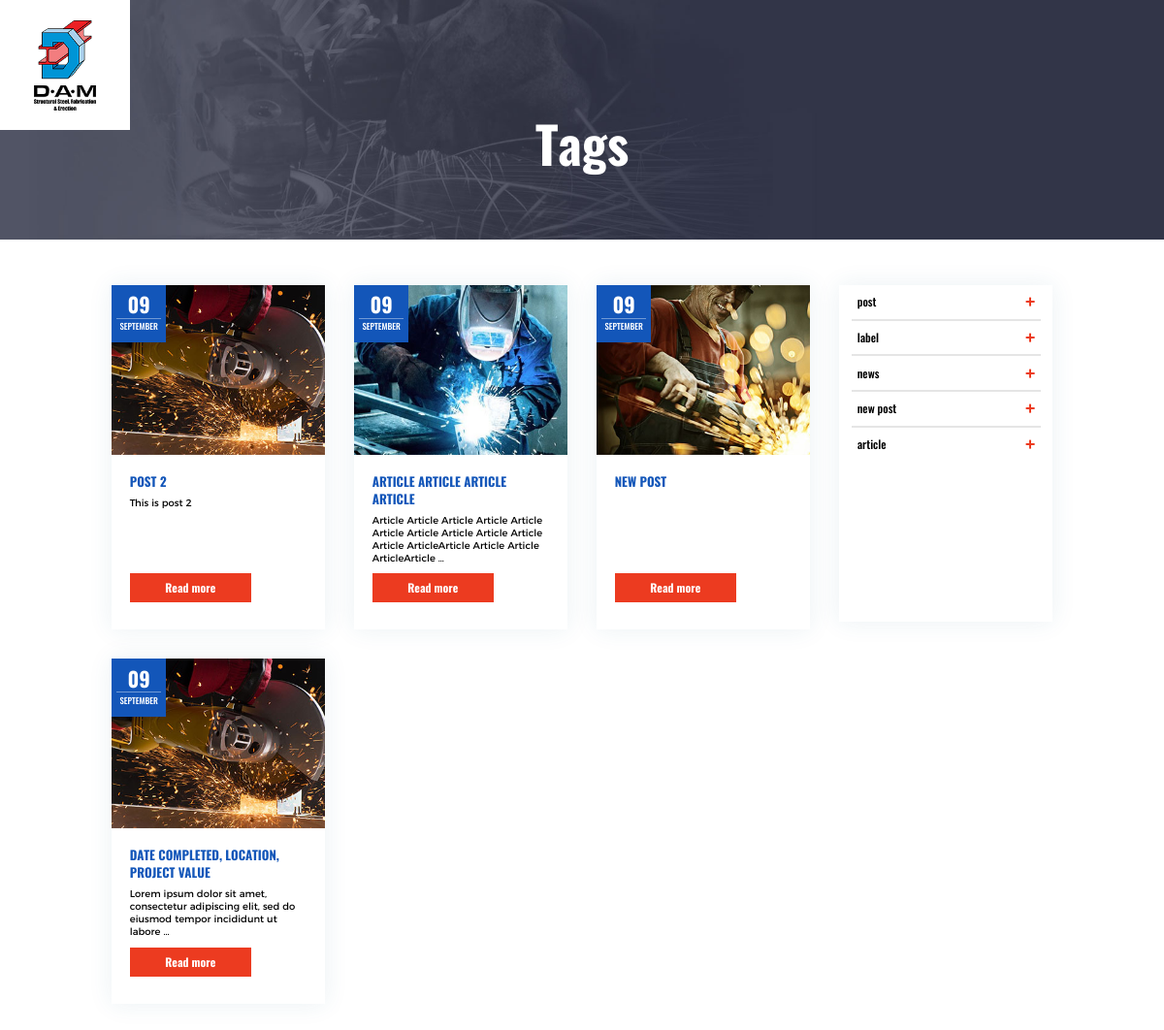
The app's page /tag/label/ with its own data.
### blog/models.py (models this page shows, shortened)
class Post(models.Model):
    author = models.ForeignKey(User, on_delete=models.CASCADE, related_name='blog_posts', default=0)
    title = models.CharField(max_length=150, db_index=True)
    image = models.ImageField(upload_to='products/%Y/%m/%d', blank=True)
    slug = models.SlugField(max_length=150, unique=True)
    text = models.TextField(blank=True, db_index=True)
    date_pub = models.DateTimeField(auto_now_add=True)
    date_create = models.DateTimeField(auto_created=True)
    date_update = models.DateTimeField(auto_now=True)
    tags = models.ManyToManyField('Tag', blank=True, related_name='posts')
    class Meta:
        ordering = ['-date_pub']
        index_together = (('id', 'slug'),)

class Tag(models.Model):
    name = models.CharField(max_length=100)
    slug = models.SlugField(max_length=100, unique=True)

### blog/views.py (the view)
# urls.py: path('tag/<str:slug>/', tags, name='tags')
def tags(request, slug):
    tag = Tag.objects.get(slug__iexact=slug)
    tags = Tag.objects.all()
    posts = tag.posts.all()
    paginator = Paginator(posts, 10)
    page_namber = request.GET.get('page', 1)
    page = paginator.get_page(page_namber)
    context = {'tag': tag,
                'posts': page,
                'tags': tags
    }
    return render(request, 'blog/tags.html', context=context)

### blog/templates/blog/tags.html (shortened to what this page needs)
{% extends "base.html" %}
{% load static %}
{% block content %}
<main>
    <section class="banner-page">
        <h1>Tags</h1>
    </section>
    <section class="blog-content">
        <div class="container">
            <div class="row">
                <div class="col-lg-9">
                    <div class="row">
                        {% for post in posts %}
                            {% include 'blog/includes/item.html' %}
                        {% endfor %}
                    </div>
                </div>
                <div class="col-lg-3">
                    {% include 'blog/includes/sidebar.html' %}
                </div>
            </div>
        </div>
    </section>
</main>
{% endblock %}

### blog/templates/blog/includes/item.html
<div class="col-md-4 col-sm-6 mb30">
    <div class="article">
        <p class="article-date">{{ post.date_pub|date:"d" }} <span>{{ post.date_pub|date:"F" }}</span></p>
        <div class="article-img">
            {% if post.image %}
                <img src="{{ post.image.url }}">
            {% else %}
                <img src="">
            {% endif %}
        </div>
        <div class="article-info">
            <h3 class="article-title"><a href="{% url 'post_detail' slug=post.slug %}">{{ post.title }}</a></h3>
            <p class="article-desc">{{ post.text|truncatewords:15 }}</p>
            <a href="{% url 'post_detail' slug=post.slug %}" class="btn btn__orange">Read more</a>
        </div>
    </div>
</div>

### blog/templates/blog/includes/sidebar.html
<div class="category-list-box">
    <ul class="list-category">
        {% for tag in tags %}
            <li><a href="{% url 'tags' slug=tag.slug %}">{{ tag.name }}<span class="active-icon"></span></a></li>
        {% endfor %}
    </ul>
</div>

### records on screen
Post: date_pub "09", date_pub "SEPTEMBER", image (picture), title "POST 2", text "This is post 2"
Post: date_pub "09", date_pub "SEPTEMBER", image (picture), title "ARTICLE ARTICLE ARTICLE ARTICLE", text "Article Article Article Article Article Article Article Article Article Article Article ArticleArticle Article Article ArticleArticle …"
Post: date_pub "09", date_pub "SEPTEMBER", image (picture), title "NEW POST"
Post: date_pub "09", date_pub "SEPTEMBER", image (picture), title "DATE COMPLETED, LOCATION, PROJECT VALUE", text "Lorem ipsum dolor sit amet, consectetur adipiscing elit, sed do eiusmod tempor incididunt ut labore …"
Tag: name "post"
Tag: name "label"
Tag: name "news"
Tag: name "new post"
Tag: name "article"
